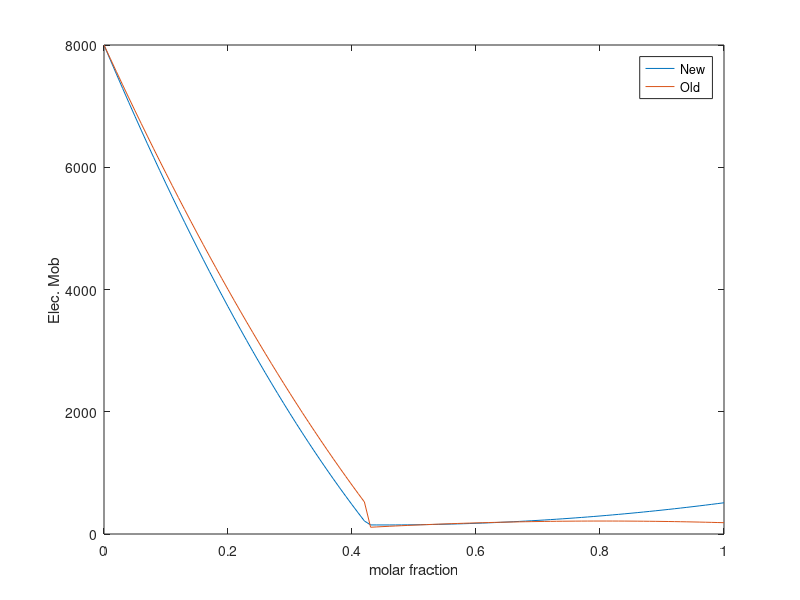

The MATLAB script that drew this image: (Note: this script raises an error after producing the figure.)
close all



xmol=linspace(0,1,101);
indReg2=find(xmol>0.425);

        mobnint1 = 8000-22000.*xmol+10000.*xmol.^2;
        mobnint1(indReg2)= -255+1160*xmol(indReg2)-720*xmol(indReg2).^2;
        mobnint = 8000-24000.*xmol+13000.*xmol.^2;
        mobnint(indReg2)= 1200*(xmol(indReg2)-.45).^2+148;
%        mobnint4= -255+1160*xmol-720*xmol.^2;
        %
        % Temperature dependence from 2005 Adachi, p. 325
%        mobnint=mobnint.*(300./T).^mesh.ExpE;
        %

%keyboard



  figure, plot(xmol,mobnint,xmol,mobnint1), 
  xlabel('molar fraction')
  ylabel('Elec. Mob')
  legend('New','Old')
  pausak




        % Hole low-field mobility
         mobpint1=400-700*xmol+450*xmol.^2;  %Calciati?  Sentaurus
         mobpint2=370-970*xmol+740*xmol.^2;  % Joffe
         mobpint3=400-775*xmol+535*xmol.^2;  % Roland       
         mobpint=mobpint3;
 

 %co=polyfit(x,mhInt,2);
 %va=polyval(co,x);
  figure, plot(xmol,mobpint,xmol,mobpint2),
  grid
    xlabel('molar fraction')
    ylabel('Hole Mob')
  legend('New','Old')
 %figure

